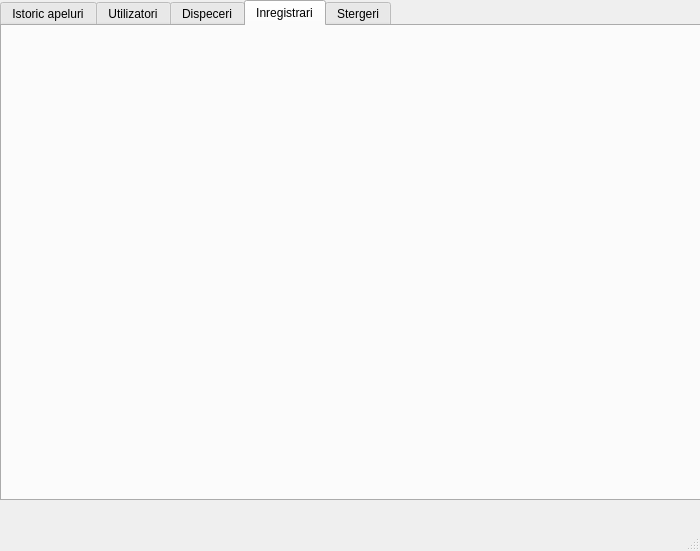
<?xml version="1.0" encoding="UTF-8"?>
<ui version="4.0">
 <class>PrimaPag</class>
 <widget class="QMainWindow" name="PrimaPag">
  <property name="geometry">
   <rect>
    <x>0</x>
    <y>0</y>
    <width>700</width>
    <height>551</height>
   </rect>
  </property>
  <property name="sizePolicy">
   <sizepolicy hsizetype="Preferred" vsizetype="Preferred">
    <horstretch>0</horstretch>
    <verstretch>0</verstretch>
   </sizepolicy>
  </property>
  <property name="minimumSize">
   <size>
    <width>700</width>
    <height>500</height>
   </size>
  </property>
  <property name="windowTitle">
   <string>PrimaPag</string>
  </property>
  <widget class="QWidget" name="centralwidget">
   <property name="minimumSize">
    <size>
     <width>700</width>
     <height>500</height>
    </size>
   </property>
   <widget class="QStackedWidget" name="stackedWidget">
    <property name="geometry">
     <rect>
      <x>0</x>
      <y>0</y>
      <width>700</width>
      <height>500</height>
     </rect>
    </property>
    <property name="font">
     <font>
      <pointsize>9</pointsize>
     </font>
    </property>
    <property name="currentIndex">
     <number>6</number>
    </property>
    <widget class="QWidget" name="p1_logare">
     <widget class="QLineEdit" name="username">
      <property name="geometry">
       <rect>
        <x>70</x>
        <y>170</y>
        <width>161</width>
        <height>31</height>
       </rect>
      </property>
     </widget>
     <widget class="QLineEdit" name="parola">
      <property name="geometry">
       <rect>
        <x>70</x>
        <y>260</y>
        <width>161</width>
        <height>31</height>
       </rect>
      </property>
      <property name="echoMode">
       <enum>QLineEdit::Password</enum>
      </property>
     </widget>
     <widget class="QLabel" name="l_username">
      <property name="geometry">
       <rect>
        <x>70</x>
        <y>140</y>
        <width>81</width>
        <height>31</height>
       </rect>
      </property>
      <property name="text">
       <string>Username</string>
      </property>
     </widget>
     <widget class="QLabel" name="l_intro">
      <property name="geometry">
       <rect>
        <x>60</x>
        <y>50</y>
        <width>471</width>
        <height>71</height>
       </rect>
      </property>
      <property name="font">
       <font>
        <pointsize>13</pointsize>
        <italic>true</italic>
        <bold>true</bold>
       </font>
      </property>
      <property name="text">
       <string>Bun venit in aplicatia Apeluri de urgenta!</string>
      </property>
     </widget>
     <widget class="QLabel" name="l_parola">
      <property name="geometry">
       <rect>
        <x>70</x>
        <y>230</y>
        <width>81</width>
        <height>31</height>
       </rect>
      </property>
      <property name="text">
       <string>Parola</string>
      </property>
     </widget>
     <widget class="QPushButton" name="autentificare">
      <property name="geometry">
       <rect>
        <x>80</x>
        <y>310</y>
        <width>141</width>
        <height>41</height>
       </rect>
      </property>
      <property name="text">
       <string>Autentificare</string>
      </property>
     </widget>
     <widget class="QLabel" name="l">
      <property name="geometry">
       <rect>
        <x>90</x>
        <y>390</y>
        <width>81</width>
        <height>31</height>
       </rect>
      </property>
      <property name="text">
       <string>Nu ai cont? </string>
      </property>
     </widget>
     <widget class="QPushButton" name="inregistrare">
      <property name="geometry">
       <rect>
        <x>170</x>
        <y>390</y>
        <width>111</width>
        <height>31</height>
       </rect>
      </property>
      <property name="font">
       <font>
        <pointsize>9</pointsize>
        <italic>true</italic>
        <underline>true</underline>
       </font>
      </property>
      <property name="cursor">
       <cursorShape>PointingHandCursor</cursorShape>
      </property>
      <property name="text">
       <string>Inregistraza-te!</string>
      </property>
      <property name="flat">
       <bool>true</bool>
      </property>
     </widget>
     <widget class="QPushButton" name="sch_parola">
      <property name="geometry">
       <rect>
        <x>90</x>
        <y>420</y>
        <width>141</width>
        <height>31</height>
       </rect>
      </property>
      <property name="font">
       <font>
        <pointsize>9</pointsize>
        <italic>true</italic>
        <underline>true</underline>
       </font>
      </property>
      <property name="cursor">
       <cursorShape>PointingHandCursor</cursorShape>
      </property>
      <property name="text">
       <string>Mi-am uitat parola!</string>
      </property>
      <property name="flat">
       <bool>true</bool>
      </property>
     </widget>
    </widget>
    <widget class="QWidget" name="p_mesaj_cerere">
     <widget class="QLabel" name="label_4">
      <property name="geometry">
       <rect>
        <x>160</x>
        <y>190</y>
        <width>381</width>
        <height>61</height>
       </rect>
      </property>
      <property name="font">
       <font>
        <pointsize>12</pointsize>
        <italic>true</italic>
        <bold>true</bold>
       </font>
      </property>
      <property name="text">
       <string>Cererea dumneavoastra a fost trimisa!</string>
      </property>
     </widget>
     <widget class="QPushButton" name="spre_autentificare">
      <property name="geometry">
       <rect>
        <x>500</x>
        <y>430</y>
        <width>181</width>
        <height>41</height>
       </rect>
      </property>
      <property name="text">
       <string>Inapoi la autentificare</string>
      </property>
     </widget>
    </widget>
    <widget class="QWidget" name="p_sch_parola">
     <widget class="QLineEdit" name="email_2">
      <property name="geometry">
       <rect>
        <x>90</x>
        <y>230</y>
        <width>181</width>
        <height>31</height>
       </rect>
      </property>
     </widget>
     <widget class="QLabel" name="label">
      <property name="geometry">
       <rect>
        <x>90</x>
        <y>199</y>
        <width>63</width>
        <height>31</height>
       </rect>
      </property>
      <property name="text">
       <string>Email-ul:</string>
      </property>
     </widget>
     <widget class="QLabel" name="label_2">
      <property name="geometry">
       <rect>
        <x>40</x>
        <y>100</y>
        <width>291</width>
        <height>91</height>
       </rect>
      </property>
      <property name="font">
       <font>
        <pointsize>10</pointsize>
        <bold>true</bold>
       </font>
      </property>
      <property name="text">
       <string>Vom trimite in scurt timp un email!</string>
      </property>
     </widget>
     <widget class="QPushButton" name="sch_parola_2">
      <property name="geometry">
       <rect>
        <x>220</x>
        <y>360</y>
        <width>141</width>
        <height>31</height>
       </rect>
      </property>
      <property name="text">
       <string>Trimite cerere</string>
      </property>
     </widget>
     <widget class="QLineEdit" name="parola_4">
      <property name="geometry">
       <rect>
        <x>90</x>
        <y>310</y>
        <width>181</width>
        <height>31</height>
       </rect>
      </property>
      <property name="echoMode">
       <enum>QLineEdit::Password</enum>
      </property>
     </widget>
     <widget class="QLabel" name="label_3">
      <property name="geometry">
       <rect>
        <x>90</x>
        <y>285</y>
        <width>91</width>
        <height>21</height>
       </rect>
      </property>
      <property name="text">
       <string>Noua parola:</string>
      </property>
     </widget>
    </widget>
    <widget class="QWidget" name="p3_inregistrare">
     <widget class="QLineEdit" name="username_3">
      <property name="geometry">
       <rect>
        <x>160</x>
        <y>70</y>
        <width>181</width>
        <height>31</height>
       </rect>
      </property>
     </widget>
     <widget class="QLineEdit" name="parola_3">
      <property name="geometry">
       <rect>
        <x>160</x>
        <y>120</y>
        <width>181</width>
        <height>31</height>
       </rect>
      </property>
      <property name="echoMode">
       <enum>QLineEdit::Password</enum>
      </property>
     </widget>
     <widget class="QLineEdit" name="nume">
      <property name="geometry">
       <rect>
        <x>160</x>
        <y>170</y>
        <width>181</width>
        <height>31</height>
       </rect>
      </property>
     </widget>
     <widget class="QLineEdit" name="prenume">
      <property name="geometry">
       <rect>
        <x>160</x>
        <y>220</y>
        <width>181</width>
        <height>31</height>
       </rect>
      </property>
     </widget>
     <widget class="QLineEdit" name="email">
      <property name="geometry">
       <rect>
        <x>160</x>
        <y>270</y>
        <width>181</width>
        <height>31</height>
       </rect>
      </property>
     </widget>
     <widget class="QLabel" name="l_user">
      <property name="geometry">
       <rect>
        <x>80</x>
        <y>70</y>
        <width>71</width>
        <height>21</height>
       </rect>
      </property>
      <property name="text">
       <string>Username:</string>
      </property>
     </widget>
     <widget class="QLabel" name="l_parola_3">
      <property name="geometry">
       <rect>
        <x>80</x>
        <y>120</y>
        <width>71</width>
        <height>21</height>
       </rect>
      </property>
      <property name="text">
       <string>Parola:</string>
      </property>
     </widget>
     <widget class="QLabel" name="l_nume">
      <property name="geometry">
       <rect>
        <x>80</x>
        <y>170</y>
        <width>71</width>
        <height>21</height>
       </rect>
      </property>
      <property name="text">
       <string>Nume:</string>
      </property>
     </widget>
     <widget class="QLabel" name="l_prenume">
      <property name="geometry">
       <rect>
        <x>80</x>
        <y>220</y>
        <width>81</width>
        <height>21</height>
       </rect>
      </property>
      <property name="text">
       <string>Prenume:</string>
      </property>
     </widget>
     <widget class="QLabel" name="l_email">
      <property name="geometry">
       <rect>
        <x>80</x>
        <y>270</y>
        <width>71</width>
        <height>21</height>
       </rect>
      </property>
      <property name="text">
       <string>Email:</string>
      </property>
     </widget>
     <widget class="QLabel" name="l_telefon">
      <property name="geometry">
       <rect>
        <x>80</x>
        <y>320</y>
        <width>71</width>
        <height>21</height>
       </rect>
      </property>
      <property name="text">
       <string>Telefon:</string>
      </property>
     </widget>
     <widget class="QLineEdit" name="telefon">
      <property name="geometry">
       <rect>
        <x>160</x>
        <y>320</y>
        <width>181</width>
        <height>31</height>
       </rect>
      </property>
     </widget>
     <widget class="QPushButton" name="inregistrare_2">
      <property name="geometry">
       <rect>
        <x>300</x>
        <y>370</y>
        <width>93</width>
        <height>29</height>
       </rect>
      </property>
      <property name="text">
       <string>Inregistrare</string>
      </property>
     </widget>
    </widget>
    <widget class="QWidget" name="p2_client">
     <widget class="QLabel" name="us_pag_client">
      <property name="geometry">
       <rect>
        <x>570</x>
        <y>10</y>
        <width>111</width>
        <height>20</height>
       </rect>
      </property>
      <property name="text">
       <string>User</string>
      </property>
     </widget>
     <widget class="QTabWidget" name="tabWidget">
      <property name="geometry">
       <rect>
        <x>0</x>
        <y>10</y>
        <width>711</width>
        <height>491</height>
       </rect>
      </property>
      <property name="whatsThis">
       <string/>
      </property>
      <property name="currentIndex">
       <number>1</number>
      </property>
      <widget class="QWidget" name="pag_client">
       <attribute name="title">
        <string>Apelare</string>
       </attribute>
       <widget class="QPushButton" name="apel_112">
        <property name="geometry">
         <rect>
          <x>280</x>
          <y>110</y>
          <width>91</width>
          <height>51</height>
         </rect>
        </property>
        <property name="font">
         <font>
          <pointsize>11</pointsize>
         </font>
        </property>
        <property name="text">
         <string>112</string>
        </property>
       </widget>
       <widget class="QPushButton" name="apel_politie">
        <property name="geometry">
         <rect>
          <x>80</x>
          <y>250</y>
          <width>81</width>
          <height>41</height>
         </rect>
        </property>
        <property name="font">
         <font>
          <pointsize>11</pointsize>
         </font>
        </property>
        <property name="text">
         <string>Politie</string>
        </property>
       </widget>
       <widget class="QPushButton" name="apel_pompieri">
        <property name="geometry">
         <rect>
          <x>280</x>
          <y>250</y>
          <width>101</width>
          <height>41</height>
         </rect>
        </property>
        <property name="font">
         <font>
          <pointsize>11</pointsize>
         </font>
        </property>
        <property name="text">
         <string>Pompieri</string>
        </property>
       </widget>
       <widget class="QPushButton" name="apel_salvamont">
        <property name="geometry">
         <rect>
          <x>450</x>
          <y>250</y>
          <width>131</width>
          <height>41</height>
         </rect>
        </property>
        <property name="font">
         <font>
          <pointsize>11</pointsize>
         </font>
        </property>
        <property name="text">
         <string>Salvamont</string>
        </property>
       </widget>
       <widget class="QPushButton" name="apel_ambulanta">
        <property name="geometry">
         <rect>
          <x>60</x>
          <y>360</y>
          <width>121</width>
          <height>41</height>
         </rect>
        </property>
        <property name="font">
         <font>
          <pointsize>11</pointsize>
         </font>
        </property>
        <property name="text">
         <string>Ambulanta</string>
        </property>
       </widget>
       <widget class="QPushButton" name="apel_jandarmerie">
        <property name="geometry">
         <rect>
          <x>450</x>
          <y>360</y>
          <width>131</width>
          <height>41</height>
         </rect>
        </property>
        <property name="font">
         <font>
          <pointsize>11</pointsize>
         </font>
        </property>
        <property name="text">
         <string>Jandarmerie</string>
        </property>
       </widget>
       <widget class="QPushButton" name="apel_smurd">
        <property name="geometry">
         <rect>
          <x>290</x>
          <y>360</y>
          <width>81</width>
          <height>41</height>
         </rect>
        </property>
        <property name="font">
         <font>
          <pointsize>11</pointsize>
         </font>
        </property>
        <property name="text">
         <string>Smurd</string>
        </property>
       </widget>
       <widget class="QLabel" name="label_5">
        <property name="geometry">
         <rect>
          <x>90</x>
          <y>220</y>
          <width>601</width>
          <height>20</height>
         </rect>
        </property>
        <property name="font">
         <font>
          <pointsize>9</pointsize>
          <italic>true</italic>
         </font>
        </property>
        <property name="text">
         <string>Stii de ce ai nevoie? Alege tipul echipajului pentru a fi trimis direct la dispecerul specializat!</string>
        </property>
       </widget>
      </widget>
      <widget class="QWidget" name="istoric_ap_client">
       <attribute name="title">
        <string>Istoric apeluri</string>
       </attribute>
       <widget class="QTableWidget" name="tbl_istoric_client">
        <property name="geometry">
         <rect>
          <x>0</x>
          <y>0</y>
          <width>691</width>
          <height>451</height>
         </rect>
        </property>
        <property name="rowCount">
         <number>99</number>
        </property>
        <row/>
        <row/>
        <row/>
        <row/>
        <row/>
        <row/>
        <row/>
        <row/>
        <row/>
        <row/>
        <row/>
        <row/>
        <row/>
        <row/>
        <row/>
        <row/>
        <row/>
        <row/>
        <row/>
        <row/>
        <row/>
        <row/>
        <row/>
        <row/>
        <row/>
        <row/>
        <row/>
        <row/>
        <row/>
        <row/>
        <row/>
        <row/>
        <row/>
        <row/>
        <row/>
        <row/>
        <row/>
        <row/>
        <row/>
        <row/>
        <row/>
        <row/>
        <row/>
        <row/>
        <row/>
        <row/>
        <row/>
        <row/>
        <row/>
        <row/>
        <row/>
        <row/>
        <row/>
        <row/>
        <row/>
        <row/>
        <row/>
        <row/>
        <row/>
        <row/>
        <row/>
        <row/>
        <row/>
        <row/>
        <row/>
        <row/>
        <row/>
        <row/>
        <row/>
        <row/>
        <row/>
        <row/>
        <row/>
        <row/>
        <row/>
        <row/>
        <row/>
        <row/>
        <row/>
        <row/>
        <row/>
        <row/>
        <row/>
        <row/>
        <row/>
        <row/>
        <row/>
        <row/>
        <row/>
        <row/>
        <row/>
        <row/>
        <row/>
        <row/>
        <row/>
        <row/>
        <row/>
        <row/>
        <row/>
        <column>
         <property name="text">
          <string>Data si ora</string>
         </property>
        </column>
        <column>
         <property name="text">
          <string>Tipul apelului</string>
         </property>
        </column>
       </widget>
      </widget>
     </widget>
    </widget>
    <widget class="QWidget" name="p_dispecer">
     <widget class="QTabWidget" name="tab_dispecer">
      <property name="geometry">
       <rect>
        <x>0</x>
        <y>0</y>
        <width>701</width>
        <height>501</height>
       </rect>
      </property>
      <property name="currentIndex">
       <number>0</number>
      </property>
      <widget class="QWidget" name="detalii">
       <attribute name="title">
        <string>In asteptare</string>
       </attribute>
      </widget>
      <widget class="QWidget" name="istoric_dispecer">
       <attribute name="title">
        <string>Istoric apeluri</string>
       </attribute>
       <widget class="QTableWidget" name="tbl_istoric_dispecer">
        <property name="geometry">
         <rect>
          <x>5</x>
          <y>1</y>
          <width>681</width>
          <height>461</height>
         </rect>
        </property>
        <property name="rowCount">
         <number>100</number>
        </property>
        <row/>
        <row/>
        <row/>
        <row/>
        <row/>
        <row/>
        <row/>
        <row/>
        <row/>
        <row/>
        <row/>
        <row/>
        <row/>
        <row/>
        <row/>
        <row/>
        <row/>
        <row/>
        <row/>
        <row/>
        <row/>
        <row/>
        <row/>
        <row/>
        <row/>
        <row/>
        <row/>
        <row/>
        <row/>
        <row/>
        <row/>
        <row/>
        <row/>
        <row/>
        <row/>
        <row/>
        <row/>
        <row/>
        <row/>
        <row/>
        <row/>
        <row/>
        <row/>
        <row/>
        <row/>
        <row/>
        <row/>
        <row/>
        <row/>
        <row/>
        <row/>
        <row/>
        <row/>
        <row/>
        <row/>
        <row/>
        <row/>
        <row/>
        <row/>
        <row/>
        <row/>
        <row/>
        <row/>
        <row/>
        <row/>
        <row/>
        <row/>
        <row/>
        <row/>
        <row/>
        <row/>
        <row/>
        <row/>
        <row/>
        <row/>
        <row/>
        <row/>
        <row/>
        <row/>
        <row/>
        <row/>
        <row/>
        <row/>
        <row/>
        <row/>
        <row/>
        <row/>
        <row/>
        <row/>
        <row/>
        <row/>
        <row/>
        <row/>
        <row/>
        <row/>
        <row/>
        <row/>
        <row/>
        <row/>
        <row/>
        <column>
         <property name="text">
          <string>Nume</string>
         </property>
        </column>
        <column>
         <property name="text">
          <string>Prenume</string>
         </property>
        </column>
        <column>
         <property name="text">
          <string>username</string>
         </property>
        </column>
        <column>
         <property name="text">
          <string>Data si ora</string>
         </property>
        </column>
        <column>
         <property name="text">
          <string>Detalii adaugate</string>
         </property>
        </column>
        <column>
         <property name="text">
          <string>Fisierul audio</string>
         </property>
        </column>
       </widget>
      </widget>
      <widget class="QWidget" name="utilizatori">
       <attribute name="title">
        <string>Utilizatori</string>
       </attribute>
      </widget>
     </widget>
    </widget>
    <widget class="QWidget" name="p_administrator">
     <widget class="QTabWidget" name="tab_admin">
      <property name="geometry">
       <rect>
        <x>0</x>
        <y>0</y>
        <width>701</width>
        <height>501</height>
       </rect>
      </property>
      <property name="currentIndex">
       <number>3</number>
      </property>
      <widget class="QWidget" name="istoric_administrator">
       <attribute name="title">
        <string>Istoric apeluri</string>
       </attribute>
      </widget>
      <widget class="QWidget" name="utilizatori_2">
       <attribute name="title">
        <string>Utilizatori</string>
       </attribute>
      </widget>
      <widget class="QWidget" name="dispeceri">
       <attribute name="title">
        <string>Dispeceri</string>
       </attribute>
      </widget>
      <widget class="QWidget" name="cereri_inregistrari">
       <attribute name="title">
        <string>Inregistrari</string>
       </attribute>
      </widget>
      <widget class="QWidget" name="cereri_stergeri">
       <attribute name="title">
        <string>Stergeri</string>
       </attribute>
      </widget>
     </widget>
    </widget>
   </widget>
  </widget>
  <widget class="QMenuBar" name="menubar">
   <property name="geometry">
    <rect>
     <x>0</x>
     <y>0</y>
     <width>700</width>
     <height>26</height>
    </rect>
   </property>
  </widget>
  <widget class="QStatusBar" name="statusbar"/>
 </widget>
 <resources/>
 <connections/>
</ui>
